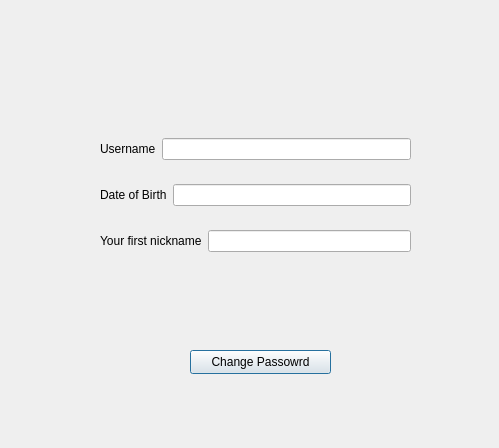
<?xml version="1.0" encoding="UTF-8"?>
<ui version="4.0">
 <class>ForgotPassword</class>
 <widget class="QDialog" name="ForgotPassword">
  <property name="geometry">
   <rect>
    <x>0</x>
    <y>0</y>
    <width>499</width>
    <height>448</height>
   </rect>
  </property>
  <property name="windowTitle">
   <string>Dialog</string>
  </property>
  <widget class="QPushButton" name="pushButton">
   <property name="geometry">
    <rect>
     <x>190</x>
     <y>350</y>
     <width>141</width>
     <height>24</height>
    </rect>
   </property>
   <property name="text">
    <string>Change Passowrd</string>
   </property>
  </widget>
  <widget class="QWidget" name="layoutWidget">
   <property name="geometry">
    <rect>
     <x>100</x>
     <y>120</y>
     <width>311</width>
     <height>151</height>
    </rect>
   </property>
   <layout class="QVBoxLayout" name="verticalLayout">
    <item>
     <layout class="QHBoxLayout" name="horizontalLayout">
      <item>
       <widget class="QLabel" name="username1">
        <property name="enabled">
         <bool>true</bool>
        </property>
        <property name="text">
         <string>Username</string>
        </property>
        <property name="buddy">
         <cstring>username3</cstring>
        </property>
       </widget>
      </item>
      <item>
       <widget class="QLineEdit" name="username3"/>
      </item>
     </layout>
    </item>
    <item>
     <layout class="QHBoxLayout" name="horizontalLayout_2">
      <item>
       <widget class="QLabel" name="a">
        <property name="text">
         <string>Date of Birth</string>
        </property>
        <property name="buddy">
         <cstring>username3</cstring>
        </property>
       </widget>
      </item>
      <item>
       <widget class="QLineEdit" name="DOB"/>
      </item>
     </layout>
    </item>
    <item>
     <layout class="QHBoxLayout" name="horizontalLayout_3">
      <item>
       <widget class="QLabel" name="nickname">
        <property name="text">
         <string>Your first nickname</string>
        </property>
        <property name="buddy">
         <cstring>username3</cstring>
        </property>
       </widget>
      </item>
      <item>
       <widget class="QLineEdit" name="Nickname"/>
      </item>
     </layout>
    </item>
   </layout>
  </widget>
 </widget>
 <resources/>
 <connections/>
</ui>
